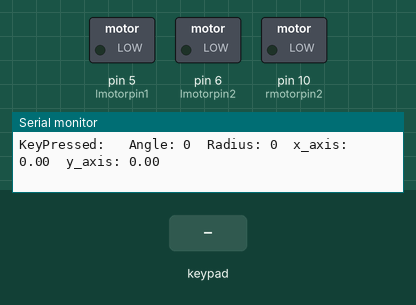
Simulated run of this sketch. Board: Arduino Uno, built with avr-gcc and run on an emulated ATmega328P. On the bench: switched loads named in the sketch (green lamp = pin HIGH), the last lines printed to the serial monitor. The test bench sets the inputs (shaded band).

Above: at 1.2 s.
1.3 s: key 'U' pressed
At 1.6 s:
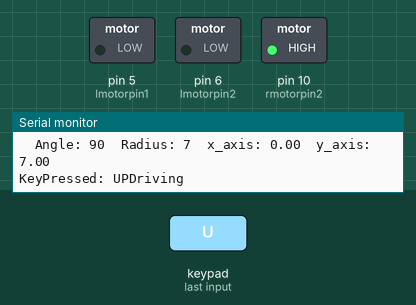
2.8 s: key 'D' pressed
At 3.8 s:
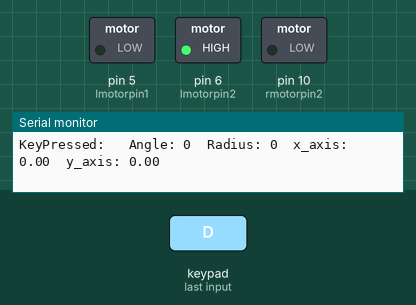
4.3 s: key 'U' pressed
At 5.7 s:
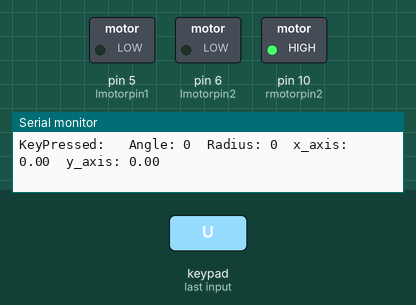
Timing chart, 0 to 7.3 s (numbered marks = the images above; inputs shaded):
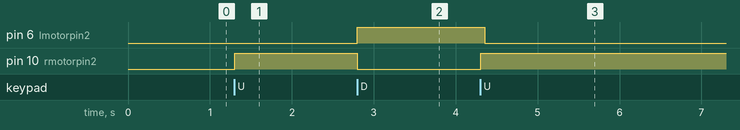

The sketch:

SMARS_DABBLE.ino
```cpp
//SMARS Demo 3 with ultrasonic sensor
//This sketch makes the robot avoid obstacles.
//you'll need a motor driver https://goo.gl/v8ADzU   and an ultrasonic sensor https://goo.gl/upDRNi

#define CUSTOM_SETTINGS
#define INCLUDE_GAMEPAD_MODULE
#include <Dabble.h>

int lmotorpin1 = 5;
int lmotorpin2 = 6;
int rmotorpin1 = 6;
int rmotorpin2 = 10;
//int distancecm=0;
//const int trigPin = 3;
//const int echoPin = 11;
// defines variables
long duration;
int driveDelay = 10000;
//int distance;

void testDrive(int durationInput) {
  int duration = durationInput;
  Serial.println("Driving");
  digitalWrite(lmotorpin1, LOW);
  digitalWrite(lmotorpin2, HIGH);
  digitalWrite(rmotorpin1, LOW);
  digitalWrite(rmotorpin2, HIGH);
  delay(driveDelay);
  digitalWrite(lmotorpin1, LOW);
  digitalWrite(lmotorpin2, HIGH);
  digitalWrite(rmotorpin1, HIGH);
  digitalWrite(rmotorpin2, LOW);
  Serial.println("Driving Done");
  delay(driveDelay);

}

void handleSticks() {

  int a = GamePad.getAngle();
  Serial.print("Angle: ");
  Serial.print(a);
  Serial.print('\t');
  int b = GamePad.getRadius();
  Serial.print("Radius: ");
  Serial.print(b);
  Serial.print('\t');
  float c = GamePad.getXaxisData();
  Serial.print("x_axis: ");
  Serial.print(c);
  Serial.print('\t');
  float d = GamePad.getYaxisData();
  Serial.print("y_axis: ");
  Serial.println(d);
  Serial.println();
}


void handleButtons() {
  Serial.print("KeyPressed: ");
  if (GamePad.isUpPressed())
  {
    Serial.print("UP");
    Serial.println("Driving");
    digitalWrite(lmotorpin1, LOW);
    digitalWrite(lmotorpin2, HIGH);
    digitalWrite(rmotorpin1, LOW);
    digitalWrite(rmotorpin2, HIGH);
  }

  if (GamePad.isDownPressed())
  {
    Serial.print("DOWN");
    digitalWrite(lmotorpin1, LOW);
    digitalWrite(lmotorpin2, HIGH);
    digitalWrite(rmotorpin1, HIGH);
    digitalWrite(rmotorpin2, LOW);
    Serial.println("Driving Done");
  }

  if (GamePad.isLeftPressed())
  {
    Serial.print("Left");
  }

  if (GamePad.isRightPressed())
  {
    Serial.print("Right");
  }

  if (GamePad.isSquarePressed())
  {
    Serial.print("Square");
  }

  if (GamePad.isCirclePressed())
  {
    Serial.print("Circle");
  }

  if (GamePad.isCrossPressed())
  {
    Serial.print("Cross");
  }

  if (GamePad.isTrianglePressed())
  {
    Serial.print("Triangle");
  }

  if (GamePad.isStartPressed())
  {
    Serial.print("Start");
  }

  if (GamePad.isSelectPressed())
  {
    Serial.print("Select");
  }
  Serial.print('\t');

}


void setup() {
  Serial.begin(115200);
  Dabble.begin(9600);      //Enter baudrate of your bluetooth.Connect bluetooth on Bluetooth port present on evive.

  pinMode(lmotorpin1, OUTPUT);
  pinMode(lmotorpin2, OUTPUT);
  pinMode(rmotorpin1, OUTPUT);
  pinMode(rmotorpin2, OUTPUT);
  //pinMode(trigPin, OUTPUT); // Sets the trigPin as an Output
  //pinMode(echoPin, INPUT); // Sets the echoPin as an Input
  Serial.println("Setup Done");
}

void loop() {
  Dabble.processInput();             //this function is used to refresh data obtained from smartphone.Hence calling this function is mandatory in order to get data properly from your mobile.
  //testDrive(0);
  handleButtons();
  handleSticks();

  //distancecm=mdistance();
  /*
    if(distance<5){
    digitalWrite(lmotorpin1,LOW);
    digitalWrite(lmotorpin2,HIGH);
    digitalWrite(rmotorpin1,LOW);
    digitalWrite(rmotorpin2,HIGH);
    delay(1000);
     digitalWrite(lmotorpin1,LOW);
    digitalWrite(lmotorpin2,HIGH);
    digitalWrite(rmotorpin1,HIGH);
    digitalWrite(rmotorpin2,LOW);
    delay(1000);
    }
    else{
    digitalWrite(rmotorpin1,HIGH);
    digitalWrite(rmotorpin2,LOW);
    digitalWrite(lmotorpin1,HIGH);
    digitalWrite(lmotorpin2,LOW);
    }
  */


  //int mdistance()


  //digitalWrite(trigPin, LOW);
  //delayMicroseconds(2);
  // Sets the trigPin on HIGH state for 10 micro seconds
  //digitalWrite(trigPin, HIGH);
  //delayMicroseconds(10);
  //digitalWrite(trigPin, LOW);
  // Reads the echoPin, returns the sound wave travel time in microseconds
  //duration = pulseIn(echoPin, HIGH);
  // Calculating the distance
  //distance= duration*0.034/2;
  // Prints the distance on the Serial Monitor
  //Serial.print("Distance: ");


}
```

Measured:
- after the input at 1.3 s, pin 10 (rmotorpin2): LOW → HIGH at once
- after the input at 2.8 s, pin 6 (lmotorpin2): LOW → HIGH at once; pin 10 (rmotorpin2): HIGH → LOW at once
- after the input at 4.3 s, pin 6 (lmotorpin2): HIGH → LOW after 0.06 s; pin 10 (rmotorpin2): LOW → HIGH at once
